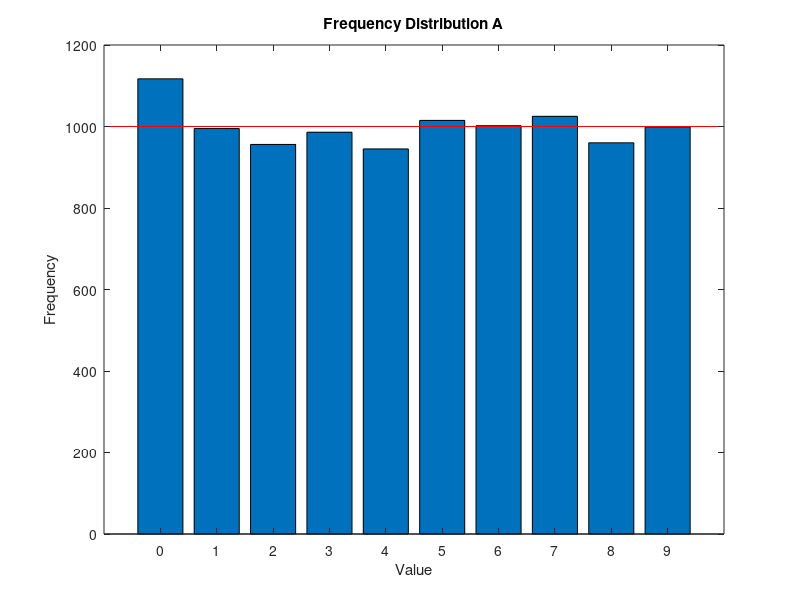
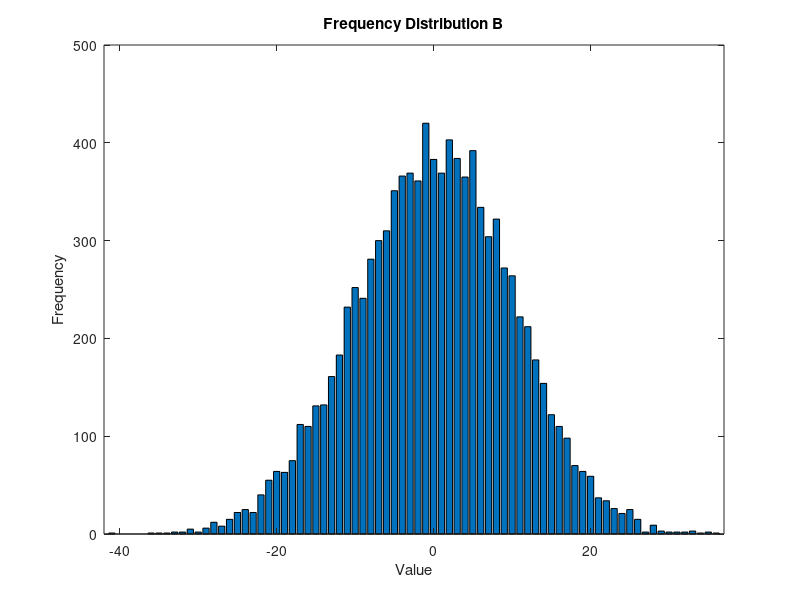
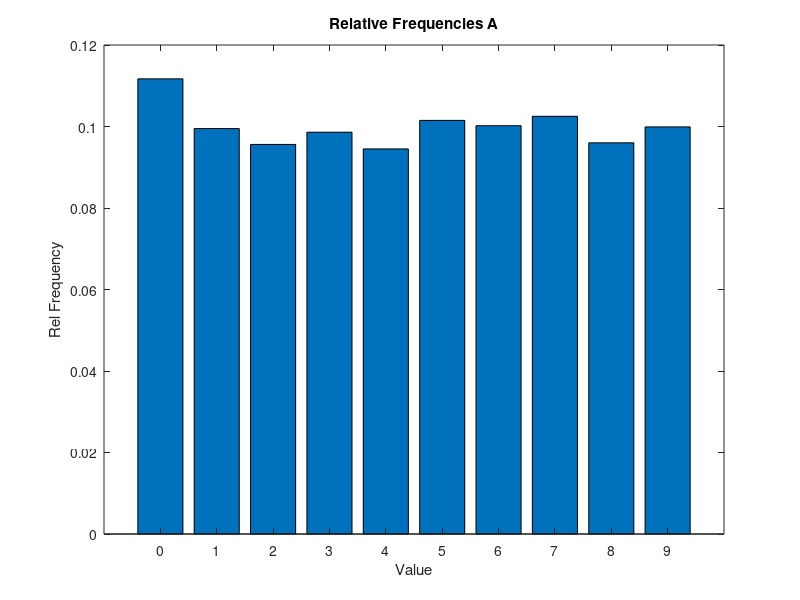
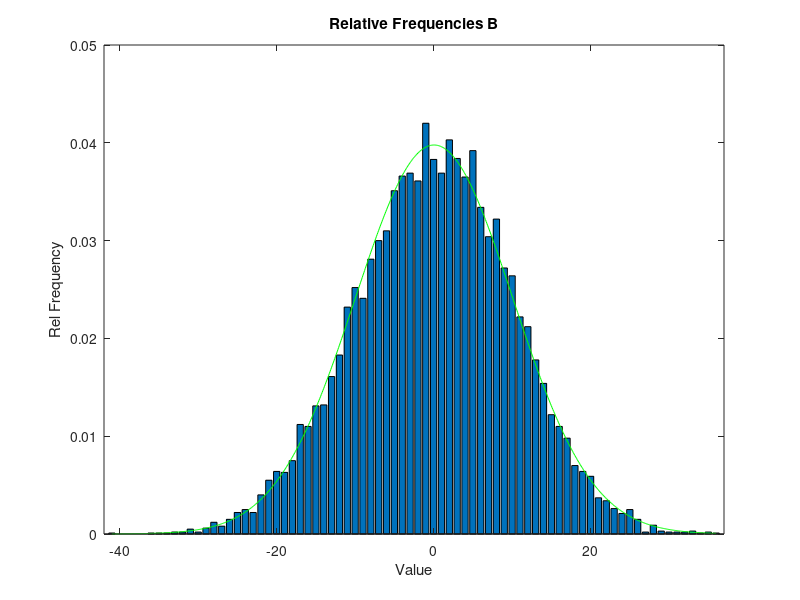

Recreate these plots in MATLAB, in order.
clear all;
close all;
clc;
hold off;

N = 100;


%fix rounds towards zero
%rand creates uniformly distributed random numbers
A = fix(10*rand(N));
% round rounds to the nearest integer
% randn creates normally distributed numbers with zero mean and variance one.
B = round(10*randn(N));

minA = min(A(:));
maxA = max(A(:));

minB = min(B(:));
maxB = max(B(:));

%for each element i in the matrix: store the length of the vector, find(A==i) returns
a = [];
for i = minA:maxA
  a = [a length(find (A==i))];
end
%same for B
b = [];
for i=minB:maxB
  b = [b length(find (B==i))];
end

figure(1);
bar(minA:maxA, a);

axis([minA-1 maxA+1]);
title("Frequency Distribution A")
xlabel("Value")
ylabel("Frequency")

hold on;
line([minA-1 maxA+1],[mean(a(:)) mean(a(:))], 'Color','r');

hold off;
figure(2);
bar(minB:maxB, b);

axis([minB-1 maxB+1]);
title("Frequency Distribution B")
xlabel("Value")
ylabel("Frequency")

relFr_a = a./N^2;
relFr_b = b./N^2;

figure(3);
bar(minA:maxA, relFr_a);
axis([minA-1 maxA+1]);
title("Relative Frequencies A")
xlabel("Value")
ylabel("Rel Frequency")

figure(4);
bar(minB:maxB, relFr_b);
axis([minB-1 maxB+1]);
title("Relative Frequencies B")
xlabel("Value")
ylabel("Rel Frequency")

sumA = sum(relFr_a)
sumB = sum(relFr_b)

% normal dist 
x = minB:0.1:maxB;
m = mean(B(:));
s = std(B(:));
f = exp(-0.5*((x-m)./s).^2)./(sqrt(2*pi)*s);
hold on;
plot(x, f, 'g');

inInterval = length(find(B > (s*-1) & B<s));
lengthB = length(B(:));
bInS = inInterval/lengthB

inInterval2 = length(find(B > (s*-2) & B<2*s));
bInS2 = inInterval2/lengthB


inInterval3 = length(find(B > (s*-3) & B<3*s));
bInS3 = inInterval3/lengthB







